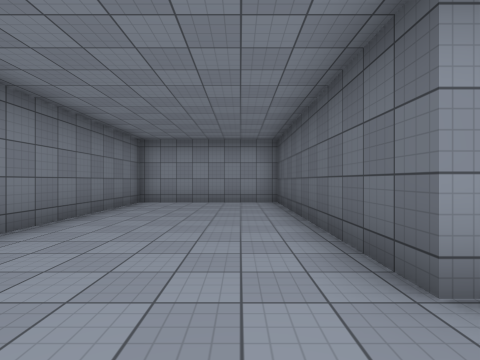
view 1 (above)

24 first-person views from a walk through a scene from a Unity 3-D project. The camera is 1.4 m above the floor, looks level and sees 85° across. The floor is counted in squares, 2 m on a side. Each view is taken from the middle of a square. On the plan, view 1 faces up. The plan holds only what a view shows up to about 9 squares ahead; the rest is blank. The place goes on beyond the plan. The player character is not drawn. Surface patterns are stand-ins for the level's own textures.

view 2
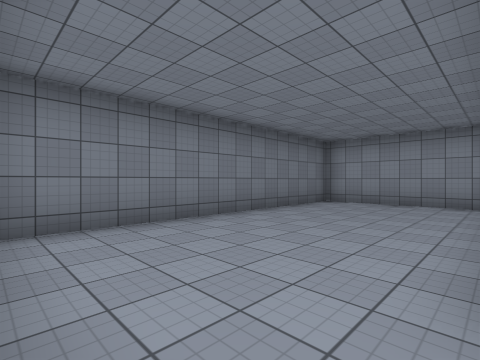

view 3
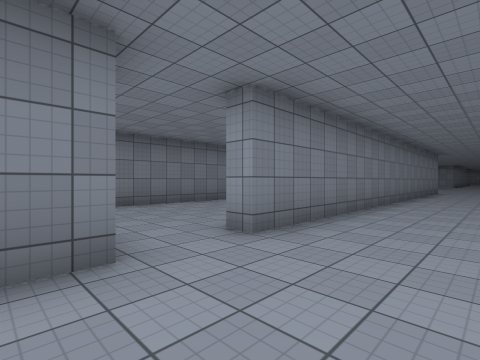

view 4
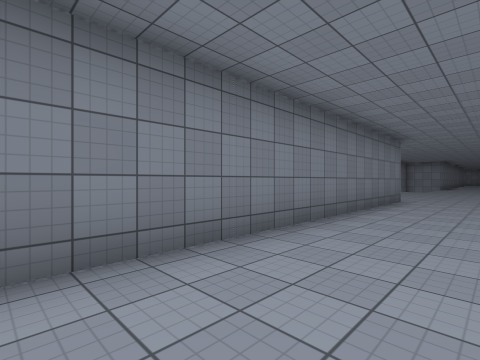

view 5
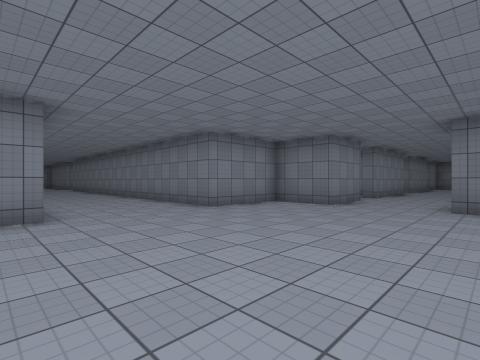

view 6
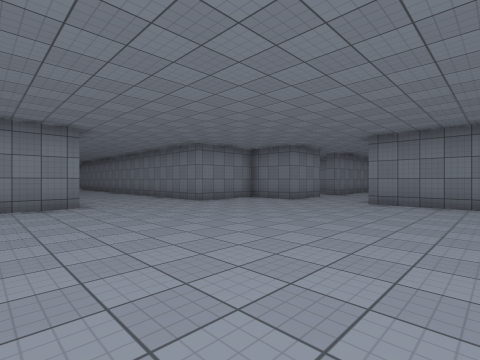

view 7
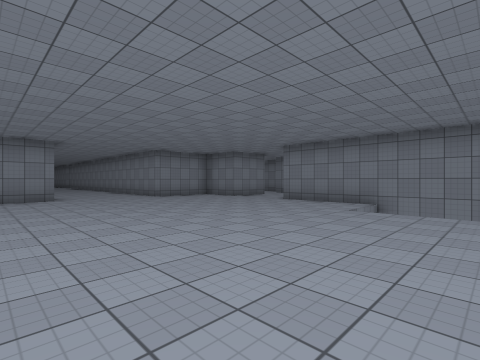

view 8
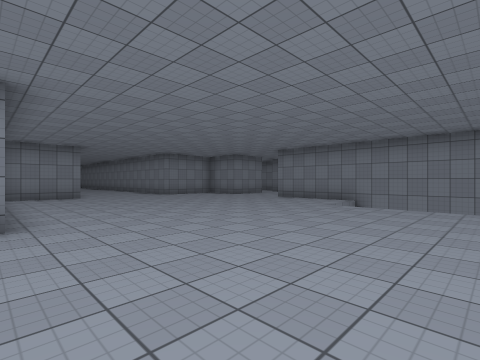

view 9
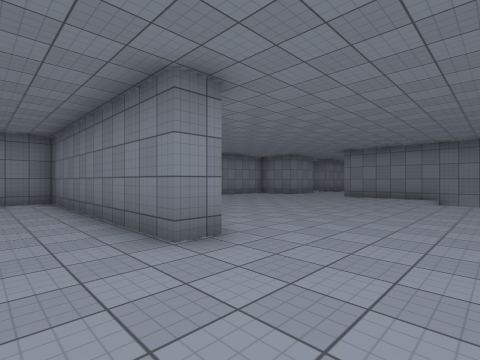

view 10
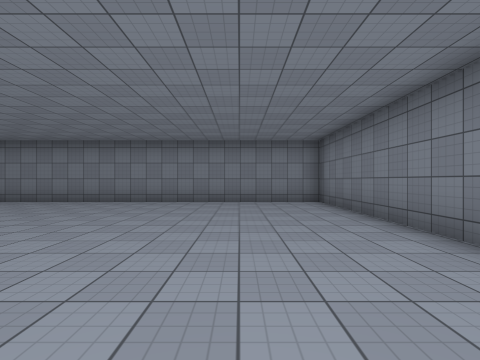

view 11
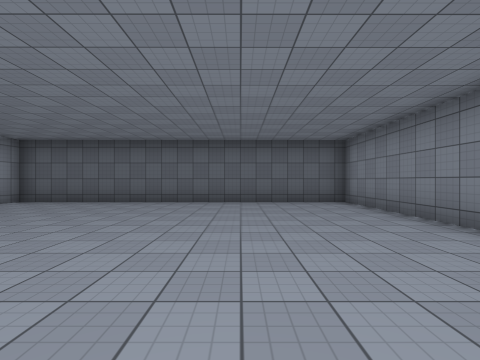

view 12
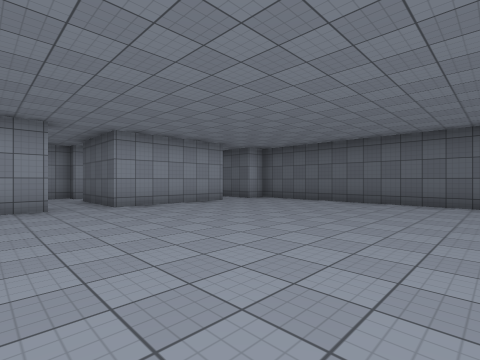

view 13
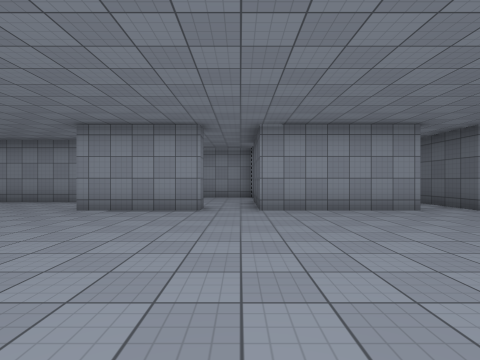

view 14
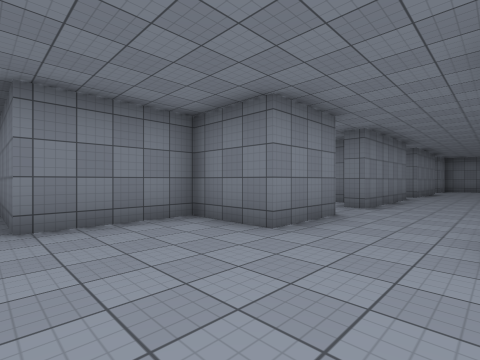

view 15
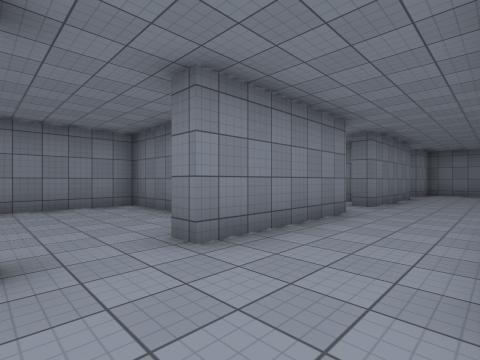

view 16
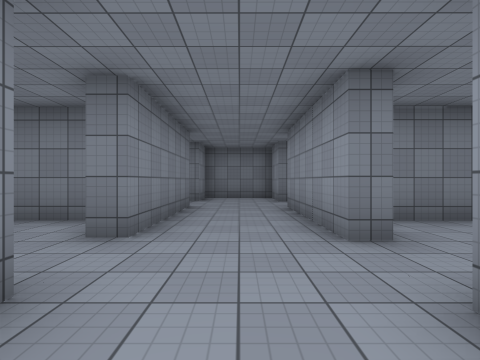

view 17
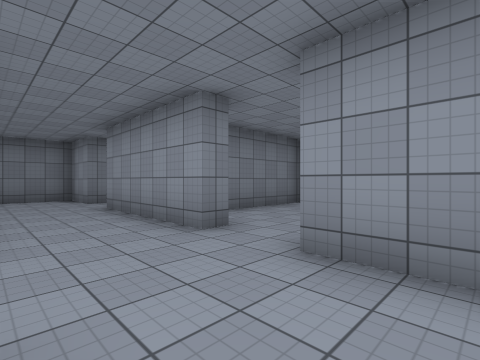

view 18
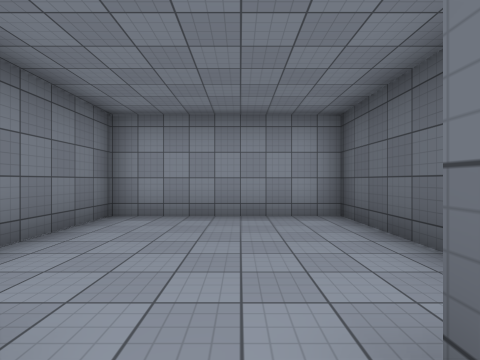

view 19
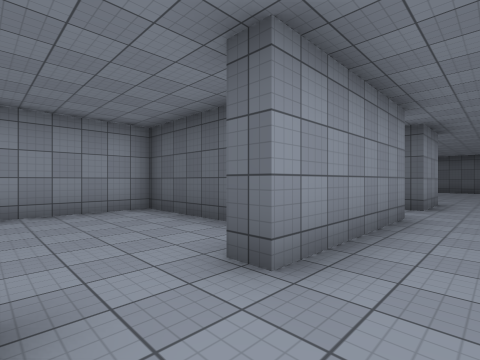

view 20
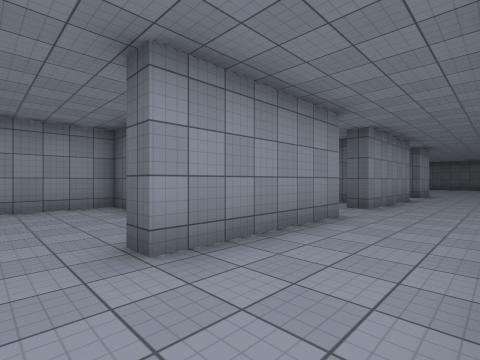

view 21
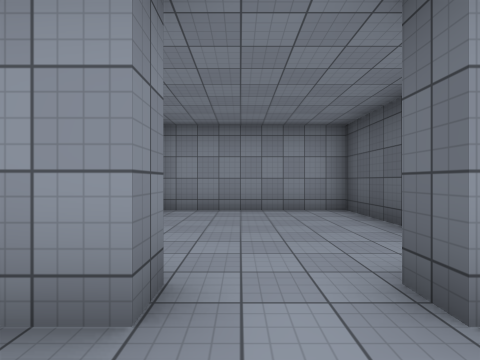

view 22
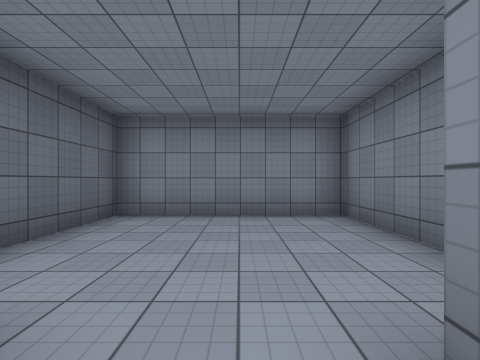

view 23
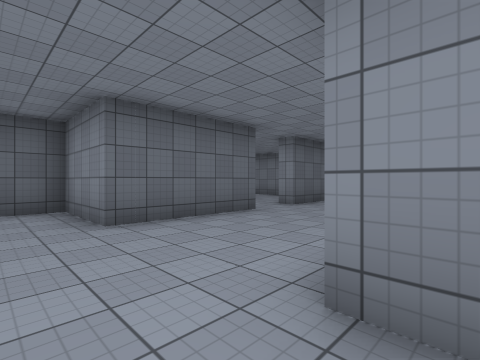

view 24
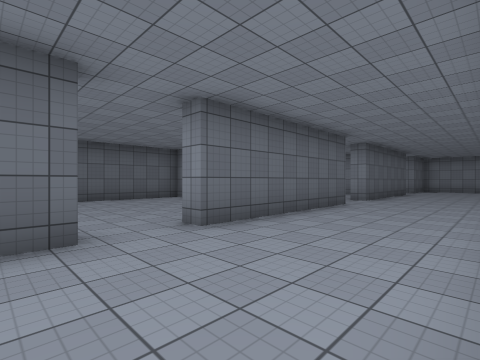

### Floor plan
Ten units are one square. View 1 is at (0, 0); x grows to the right and y downward. Boxes are objects, and circles mark ways between rooms. Rooms are numbered by the first view taken in them; rooms with no view inside come last. Other rooms are left out.
<svg viewBox="-170 -265 368 280">
<path fill="none" stroke="#000" d="M12 -15 12 -82 -31 -82 -31 -1M-31 -176 -10 -176 -10 -157 17 -157 17 -15 12 -15M-45 -202 -84 -202M52 -121 52 -157 77 -157 77 -168M-10 -260 -10 -202 -29 -202 -29 -206M-86 -176 -47 -176 -47 -171M78 -224 84 -224 84 -214M-100 -202 -139 -202 -139 -209M-125 -230 -125 -251 -165 -251M52 -54 52 -106M-141 -176 -102 -176 -102 -171M51 -38 56 -38M-155 -209 -155 -202 -165 -202M17 1 17 10M84 -214 84 -157 193 -157 193 -260 185 -260M121 -260 92 -260M172 -260 135 -260M-61 -166 -61 -128 -16 -128 -16 -154M-100 -209 -100 -202M-84 -202 -84 -209M-70 -212 -70 -251 -115 -251 -115 -216"/>
<circle cx="10" cy="-5" r="3" fill="#2a7"/>
<circle cx="90" cy="-235" r="3" fill="#2a7"/>
<circle cx="-40" cy="-170" r="3" fill="#2a7"/>
<circle cx="-95" cy="-210" r="3" fill="#2a7"/>
<text x="-20" y="-40">1</text>
<text x="0" y="-180">2</text>
<text x="140" y="-200">3</text>
<text x="-40" y="-150">4</text>
<text x="-100" y="-230">5</text>
</svg>
Room 1 opens to room 2. Room 2 opens to room 3. Room 2 opens to room 4. Room 2 opens to room 5.

Where each view was taken, in squares from view 1:
view 1: 0 up, 0 right, facing up
view 2: 0 up, 1 right, facing up-left
view 3: 1 down, 4 right, facing up-left
view 4: 6 up, 4 right, facing up-left
view 5: 21 up, 6 right, facing down-left
view 6: 23 up, 7 right, facing down-left
view 7: 26 up, 7 right, facing down-left
view 8: 27 up, 8 right, facing down-left
view 9: 25 up, 10 right, facing down-left
view 10: 24 up, 11 right, facing down
view 11: 19 up, 11 right, facing right
view 12: 19 up, 11 right, facing up-right
view 13: 20 up, 13 right, facing up
view 14: 20 up, 2 right, facing down-left
view 15: 20 up, 3 left, facing down-left
view 16: 19 up, 7 left, facing left
view 17: 18 up, 7 left, facing up-left
view 18: 20 up, 9 left, facing up
view 19: 19 up, 10 left, facing up-right
view 20: 18 up, 15 left, facing up-right
view 21: 19 up, 15 left, facing up
view 22: 18 up, 4 left, facing down
view 23: 17 up, 1 right, facing down-right
view 24: 13 up, 2 right, facing down-right
